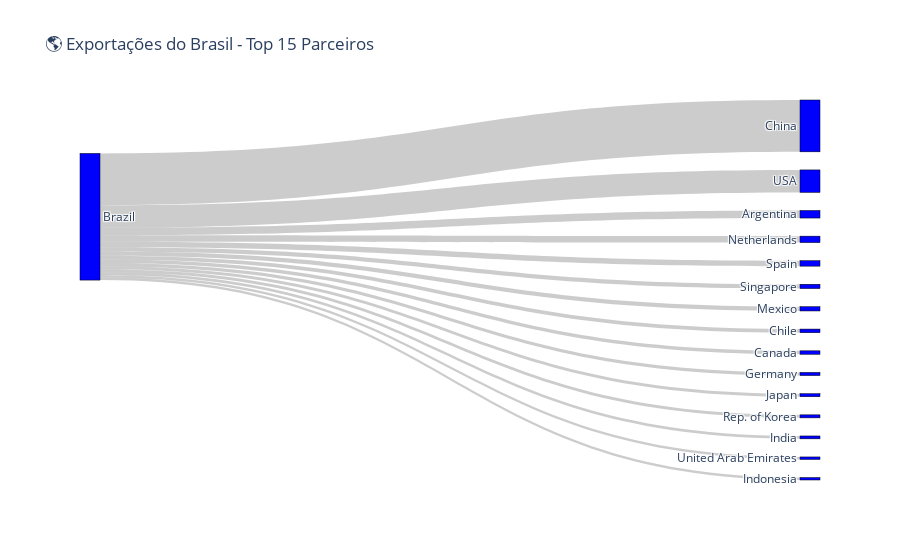

This figure's notebook cell:
### Markdown cell above
##  

#### 1. Primeira visualização: exportação brasil -> seus top n parceiros

### Code cell
# Filtrar Brasil exportações
brazilExp = df[(df['reporterISO'] == 'BRA') &
               (df['flowCode'] == 'X') &
               (df['partnerISO'] != 'W00')]

# Top n parceiros por valor
n = 15

top_partners = brazilExp.groupby("partnerDesc")["primaryValue"].sum().nlargest(n).reset_index()

# Criar labels (Brasil + parceiros)
labels = ["Brazil"] + top_partners["partnerDesc"].tolist()

# Links
source = [0] * len(top_partners)  # sempre Brasil
target = list(range(1, len(labels)))  # cada parceiro
value = top_partners["primaryValue"].tolist()

# Construir Sankey
fig = go.Figure(data=[go.Sankey(
    node=dict(
        pad=20,
        thickness=20,
        line=dict(color="black", width=0.5),
        label=labels,
        color="blue"
    ),
    link=dict(
        source=source,
        target=target,
        value=value,
    )
)])

fig.update_layout(title_text=f" 🌎 Exportações do Brasil - Top {n} Parceiros", font_size=12)
fig.show()

### Figure 1 — Plotly figure (JSON) as saved in the notebook; plotly's stock layout.template omitted (floating-point values rounded to 4 significant figures)
{"data": [{"link": {"source": [0, 0, 0, 0, 0, 0, 0, 0, 0, 0, 0, 0, 0, 0, 0], "target": [1, 2, 3, 4, 5, 6, 7, 8, 9, 10, 11, 12, 13, 14, 15], "value": [94411140802, 40916672535, 13778181666, 11764043341, 9936770335, 7902426238, 7801789195, 6658098288, 6316853569, 5852295628, 5577998685, 5508091295, 5260909480, 4543655263, 4487454436]}, "node": {"color": "blue", "label": ["Brazil", "China", "USA", "Argentina", "Netherlands", "Spain", "Singapore", "Mexico", "Chile", "Canada", "Germany", "Japan", "Rep. of Korea", "India", "United Arab Emirates", "Indonesia"], "line": {"color": "black", "width": 0.5}, "pad": 20, "thickness": 20}, "type": "sankey"}], "layout": {"font": {"size": 12}, "title": {"text": " 🌎 Exportações do Brasil - Top 15 Parceiros"}}}
